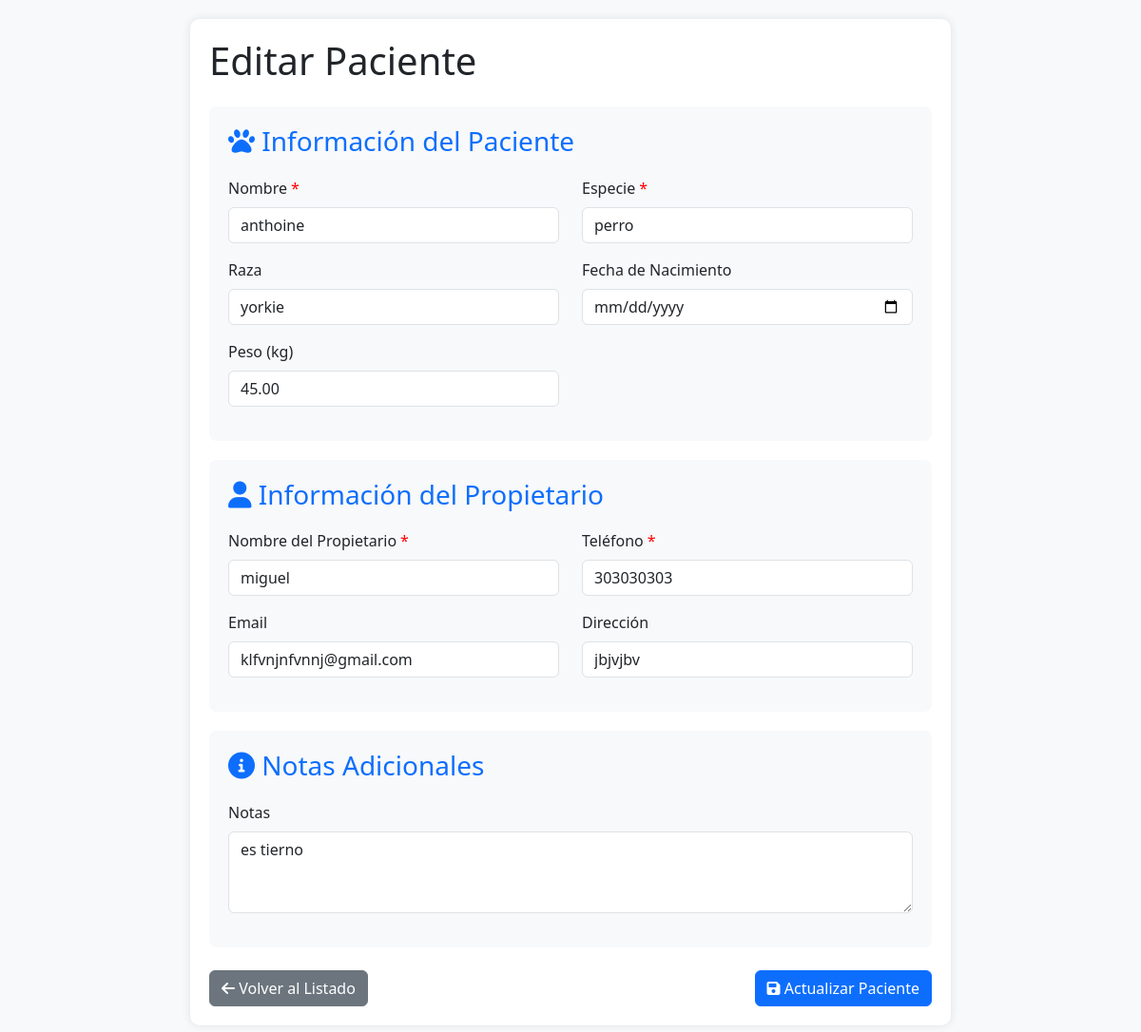
Page /patients/editar/1/ on the committed database.
### services/patient_service/models.py (models this page shows, shortened)
class Paciente(models.Model):
    ESPECIES = (
        ('perro', 'Perro'),
        ('gato', 'Gato'),
        ('ave', 'Ave'),
        ('otro', 'Otro'),
    )
    nombre = models.CharField(max_length=100)
    especie = models.CharField(max_length=50)
    raza = models.CharField(max_length=50)
    fecha_nacimiento = models.DateField(null=True, blank=True)
    peso = models.DecimalField(max_digits=5, decimal_places=2, null=True, blank=True)
    propietario = models.CharField(max_length=100)
    telefono = models.CharField(max_length=20, null=True, blank=True)
    email = models.EmailField(null=True, blank=True)
    direccion = models.CharField(max_length=200, null=True, blank=True)
    notas = models.TextField(null=True, blank=True)
    fecha_registro = models.DateTimeField(auto_now_add=True)
    class Meta:
        verbose_name = 'Paciente'
        verbose_name_plural = 'Pacientes'
        ordering = ['-fecha_registro']

### services/patient_service/views.py (the view)
# urls.py: path('editar/<int:pk>/', views.editar_paciente, name='editar_paciente'),
def editar_paciente(request, pk):
    paciente = get_object_or_404(Paciente, pk=pk)
    if request.method == 'POST':
        form = PacienteForm(request.POST, instance=paciente)
        if form.is_valid():
            form.save()
            return redirect('listar_pacientes')
    else:
        form = PacienteForm(instance=paciente)
    return render(request, 'patient_service/crear_paciente.html', {
        'form': form,
        'paciente': paciente
    })

### services/patient_service/forms.py
class PacienteForm(forms.ModelForm):
    class Meta:
        model = Paciente
        fields = ['nombre', 'especie', 'raza', 'fecha_nacimiento', 'peso',
                 'propietario', 'telefono', 'email', 'direccion', 'notas']
        widgets = {
            'fecha_nacimiento': forms.DateInput(attrs={'type': 'date'}),
            'notas': forms.Textarea(attrs={'rows': 3}),
        }

### templates/patient_service/crear_paciente.html (shortened to what this page needs)
<!DOCTYPE html>
<html lang="es">
<head>
    <link href="https://cdn.jsdelivr.net/npm/bootstrap@5.3.0/dist/css/bootstrap.min.css" rel="stylesheet">
    <link rel="stylesheet" href="https://cdnjs.cloudflare.com/ajax/libs/font-awesome/6.0.0/css/all.min.css">
</head>
<body>
    <div class="container">
        <h1 class="mb-4">{% if paciente %}Editar Paciente{% else %}Nuevo Paciente{% endif %}</h1>
        <form method="post" class="needs-validation" novalidate>
            <div class="form-section">
                <h3><i class="fas fa-paw"></i> Información del Paciente</h3>
                <div class="row">
                    <div class="col-md-6 mb-3">
                        <label for="id_nombre" class="form-label required-field">Nombre</label>
                        {{ form.nombre }}
                    </div>
                    <div class="col-md-6 mb-3">
                        <label for="id_especie" class="form-label required-field">Especie</label>
                        {{ form.especie }}
                    </div>
                </div>
                <div class="row">
                    <div class="col-md-6 mb-3">
                        <label for="id_raza" class="form-label">Raza</label>
                        {{ form.raza }}
                    </div>
                    <div class="col-md-6 mb-3">
                        <label for="id_fecha_nacimiento" class="form-label">Fecha de Nacimiento</label>
                        {{ form.fecha_nacimiento }}
                    </div>
                </div>
                <div class="row">
                    <div class="col-md-6 mb-3">
                        <label for="id_peso" class="form-label">Peso (kg)</label>
                        {{ form.peso }}
                    </div>
                </div>
            </div>
            <div class="form-section">
                <h3><i class="fas fa-user"></i> Información del Propietario</h3>
                <div class="row">
                    <div class="col-md-6 mb-3">
                        <label for="id_propietario" class="form-label required-field">Nombre del Propietario</label>
                        {{ form.propietario }}
                    </div>
                    <div class="col-md-6 mb-3">
                        <label for="id_telefono" class="form-label required-field">Teléfono</label>
                        {{ form.telefono }}
                    </div>
                </div>
                <div class="row">
                    <div class="col-md-6 mb-3">
                        <label for="id_email" class="form-label">Email</label>
                        {{ form.email }}
                    </div>
                    <div class="col-md-6 mb-3">
                        <label for="id_direccion" class="form-label">Dirección</label>
                        {{ form.direccion }}
                    </div>
                </div>
            </div>
            <div class="form-section">
                <h3><i class="fas fa-info-circle"></i> Notas Adicionales</h3>
                <div class="mb-3">
                    <label for="id_notas" class="form-label">Notas</label>
                    {{ form.notas }}
                </div>
            </div>
            <div class="d-flex justify-content-between mt-4">
                <a href="{% url 'listar_pacientes' %}" class="btn btn-secondary">
                    <i class="fas fa-arrow-left"></i> Volver al Listado
                </a>
                <button type="submit" class="btn btn-primary">
                    <i class="fas fa-save"></i> {% if paciente %}Actualizar{% else %}Crear{% endif %} Paciente
                </button>
            </div>
        </form>
    </div>
</body>
</html>

### templates/patient_service/crear_paciente.html (style rules this page uses)
body { background: #f8f9fa; padding: 20px; }
.container { background: white; border-radius: 10px; box-shadow: 0 0 10px rgba(0,0,0,0.1); padding: 20px; max-width: 800px; }
.form-section { background: #f8f9fa; border-radius: 8px; padding: 20px; margin-bottom: 20px; }
.form-section h3 { color: #0d6efd; margin-bottom: 20px; }
.required-field::after { content: "*"; color: red; margin-left: 4px; }

### rows in the picture
Paciente: nombre "anthoine", especie "perro", raza "yorkie", peso "45.00", propietario "miguel", telefono "303030303", email "klfvnjnfvnnj@gmail.com", direccion "jbjvjbv", notas "es tierno"
